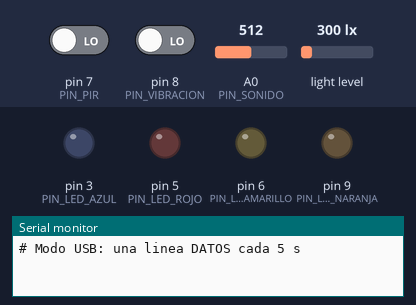
A sketch run on a simulated Arduino Uno, built with avr-gcc and run on an emulated ATmega328P. Parts: output pins drawn as LEDs (lit = HIGH), the last lines printed to the serial monitor. Wiring (inferred from the names in the program): BH1750 light sensor at I2C address 0x23. The test bench sets the inputs (shaded band); at power-on: pin 7 (PIN_PIR) LOW, pin 8 (PIN_VIBRACION) LOW, A0 (PIN_SONIDO) = 512, light level 300 lx. Pins used as bus, display or sensor lines are not drawn.

Above: at 2.2 s.
2.3 s: pin 7 (PIN_PIR) driven HIGH
At 3.4 s:
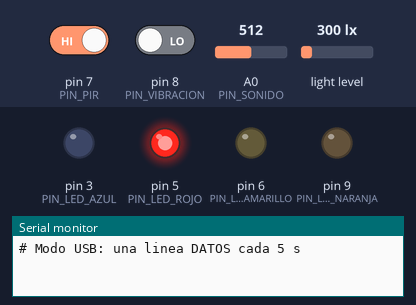
6.3 s: pin 8 (PIN_VIBRACION) driven HIGH
At 7.7 s:
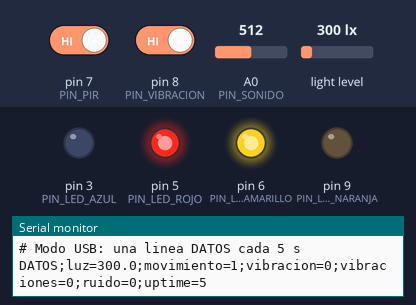
9.7 s: pin 8 (PIN_VIBRACION) driven LOW
At 10.1 s:
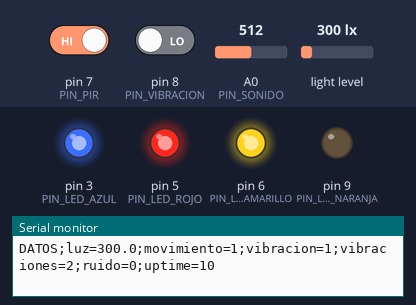
11.6 s: pin 7 (PIN_PIR) driven LOW
At 15.1 s:
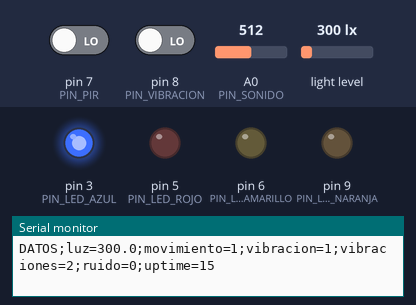
Timing chart, 0 to 16.6 s (numbered marks = the images above; inputs shaded):
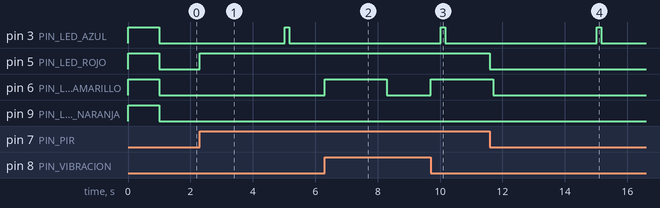

The sketch:

zabbix_agent_arduino.ino
```cpp
/*
 * Estacion de monitoreo para Zabbix con Arduino UNO
 * Sensores: PIR HC-SR501, vibracion SW-18015P, sonido (microfono) y luz BH1750
 *
 * Basado en el proyecto Arduino-Zabbix-Agent de Interlegis (licencia GPL v2):
 * https://github.com/interlegis/Arduino-Zabbix-Agent
 *
 * Dos modos de trabajo (elige uno en USAR_ETHERNET):
 *   0 = USB. El Arduino envia una linea de datos cada 5 s por el puerto serie.
 *       El agente Zabbix de la VM la publica con las mismas claves.
 *   1 = Ethernet Shield W5100. El Arduino responde como agente Zabbix
 *       pasivo en el puerto TCP 10050 (cabecera ZBXD y JSON de Zabbix 7.0).
 *
 * Claves que entrega en ambos modos:
 *   sensor.luz          luz en lux (BH1750)
 *   sensor.movimiento   1 si hubo movimiento en los ultimos 60 s
 *   sensor.vibracion    1 si hubo vibracion en los ultimos 60 s
 *   sensor.vibraciones  total de vibraciones desde el encendido
 *   sensor.ruido        pico de ruido de los ultimos 30 a 60 s (0 a 1023)
 *   sensor.uptime       segundos desde el encendido
 */

#define USAR_ETHERNET 0          // 0 = USB, 1 = Ethernet Shield

#include <Wire.h>
#if USAR_ETHERNET
#include <SPI.h>
#include <Ethernet.h>
#include <avr/wdt.h>
#endif

// ---------------- Pines ----------------
// D4 y D10 a D13 quedan libres para el Ethernet Shield.
#define PIN_LED_AZUL      3   // Consulta de Zabbix o envio de datos
#define PIN_LED_ROJO      5   // Movimiento
#define PIN_LED_AMARILLO  6   // Vibracion
#define PIN_PIR           7
#define PIN_VIBRACION     8
#define PIN_LED_NARANJA   9   // Ruido alto
#define PIN_SONIDO        A0
#define PIN_SD_CS         4
// BH1750: SDA en A4 y SCL en A5 (bus I2C del UNO)

// ---------------- Parametros ----------------
#define DIR_BH1750          0x23     // ADDR sin conectar o a GND
#define VENTANA_EVENTO_MS   60000UL  // Cuanto se mantiene en 1 movimiento y vibracion
#define BLOQUE_RUIDO_MS     30000UL  // El pico de ruido cubre de 30 a 60 s
#define UMBRAL_RUIDO_LED    200      // Pico que enciende el LED naranja
#define ANTIRREBOTE_MS      50
#define INTERVALO_LUZ_MS    1000UL
#define INTERVALO_SERIE_MS  5000UL

#if USAR_ETHERNET
// ---------------- Red: AJUSTAR A TU RED ----------------
byte mac[] = { 0x90, 0xA2, 0xDA, 0x00, 0xE3, 0x1B };  // Usa la etiqueta del shield
IPAddress ipArduino(192, 168, 1, 50);
IPAddress dnsRed(192, 168, 1, 254);
IPAddress gatewayRed(192, 168, 1, 254);
IPAddress mascara(255, 255, 255, 0);
IPAddress ipZabbix(192, 168, 1, 60);     // Solo esta IP puede consultar
#define RESTRINGIR_ORIGEN   1
#define PUERTO_AGENTE       10050
#define VERSION_AGENTE      "7.0.0"
#define TIMEOUT_LECTURA_MS  2000UL
#define TAM_ENTRADA         160
const uint8_t CABECERA[] = { 'Z', 'B', 'X', 'D', 0x01 };
EthernetServer servidor(PUERTO_AGENTE);
#endif

#define TAM_CLAVE  32
#define TAM_VALOR  24

// ---------------- Estado ----------------
float luzLux = 0;
bool luzValida = false;
unsigned long ultimaLuz = 0;

unsigned long ultimoMovimiento = 0;
bool huboMovimiento = false;

unsigned long vibraciones = 0;
unsigned long ultimaVibracion = 0;
bool huboVibracion = false;
int estadoVibracion = LOW;
unsigned long cambioVibracion = 0;

int ruidoBloqueActual = 0;
int ruidoBloqueAnterior = 0;
unsigned long inicioBloqueRuido = 0;
int ruidoInstante = 0;
unsigned long ultimoRuido = 0;

unsigned long ultimoEnvioSerie = 0;
unsigned long apagarAzul = 0;

// ---------------- BH1750 ----------------
bool iniciarBh1750() {
  Wire.beginTransmission(DIR_BH1750);
  Wire.write(0x01);                    // Encender
  if (Wire.endTransmission() != 0) return false;
  Wire.beginTransmission(DIR_BH1750);
  Wire.write(0x10);                    // Medicion continua, 1 lux de resolucion
  return Wire.endTransmission() == 0;
}

void actualizarLuz() {
  if (millis() - ultimaLuz < INTERVALO_LUZ_MS) return;
  ultimaLuz = millis();
  if (Wire.requestFrom(DIR_BH1750, 2) == 2) {
    unsigned int crudo = ((unsigned int)Wire.read() << 8) | Wire.read();
    luzLux = crudo / 1.2;
    luzValida = true;
  } else {
    luzValida = false;
    iniciarBh1750();                   // Reintenta si se solto un cable
  }
}

// ---------------- PIR ----------------
void actualizarMovimiento() {
  bool ahora = digitalRead(PIN_PIR) == HIGH;
  digitalWrite(PIN_LED_ROJO, ahora ? HIGH : LOW);
  if (ahora) {
    ultimoMovimiento = millis();
    huboMovimiento = true;
  }
}

// ---------------- Vibracion ----------------
// Cuenta cada cambio de la salida DO, sin importar si el modulo
// marca la vibracion con nivel alto o bajo.
void actualizarVibracion() {
  int lectura = digitalRead(PIN_VIBRACION);
  if (lectura != estadoVibracion && millis() - cambioVibracion > ANTIRREBOTE_MS) {
    estadoVibracion = lectura;
    cambioVibracion = millis();
    vibraciones++;
    ultimaVibracion = millis();
    huboVibracion = true;
  }
  bool reciente = huboVibracion && millis() - ultimaVibracion < 2000UL;
  digitalWrite(PIN_LED_AMARILLO, reciente ? HIGH : LOW);
}

// ---------------- Sonido ----------------
// Mide la amplitud pico a pico durante 20 ms, cinco veces por segundo.
void actualizarRuido() {
  if (millis() - ultimoRuido < 200) return;
  ultimoRuido = millis();

  int minimo = 1023, maximo = 0;
  unsigned long inicio = millis();
  while (millis() - inicio < 20) {
    int v = analogRead(PIN_SONIDO);
    if (v < minimo) minimo = v;
    if (v > maximo) maximo = v;
  }
  ruidoInstante = maximo - minimo;

  if (millis() - inicioBloqueRuido >= BLOQUE_RUIDO_MS) {
    ruidoBloqueAnterior = ruidoBloqueActual;
    ruidoBloqueActual = 0;
    inicioBloqueRuido = millis();
  }
  if (ruidoInstante > ruidoBloqueActual) ruidoBloqueActual = ruidoInstante;
  digitalWrite(PIN_LED_NARANJA, ruidoInstante >= UMBRAL_RUIDO_LED ? HIGH : LOW);
}

// ---------------- Valores publicados ----------------
int movimientoReciente() {
  return huboMovimiento && millis() - ultimoMovimiento < VENTANA_EVENTO_MS;
}

int vibracionReciente() {
  return huboVibracion && millis() - ultimaVibracion < VENTANA_EVENTO_MS;
}

int ruidoPico() {
  return max(ruidoBloqueActual, ruidoBloqueAnterior);
}

// Devuelve true y llena valor; devuelve false y llena error.
bool resolverClave(const char *clave, char *valor, const char *&error) {
  if (strcmp(clave, "sensor.luz") == 0) {
    if (!luzValida) { error = "BH1750 sin lectura valida."; return false; }
    dtostrf(luzLux, 1, 1, valor);
  } else if (strcmp(clave, "sensor.movimiento") == 0) {
    itoa(movimientoReciente(), valor, 10);
  } else if (strcmp(clave, "sensor.vibracion") == 0) {
    itoa(vibracionReciente(), valor, 10);
  } else if (strcmp(clave, "sensor.vibraciones") == 0) {
    ultoa(vibraciones, valor, 10);
  } else if (strcmp(clave, "sensor.ruido") == 0) {
    itoa(ruidoPico(), valor, 10);
  } else if (strcmp(clave, "sensor.uptime") == 0 || strcmp(clave, "system.uptime") == 0) {
    ultoa(millis() / 1000UL, valor, 10);
  } else if (strcmp(clave, "agent.ping") == 0) {
    strcpy(valor, "1");
  } else if (strcmp(clave, "agent.version") == 0) {
    strcpy(valor, "arduino-2.0.0");
  } else {
    error = "Unsupported item key.";
    return false;
  }
  return true;
}

void encenderAzul() {
  digitalWrite(PIN_LED_AZUL, HIGH);
  apagarAzul = millis() + 150;
}

#if !USAR_ETHERNET
// ---------------- Modo USB ----------------
// Formato: DATOS;luz=123.4;movimiento=0;vibracion=1;vibraciones=8;ruido=45;uptime=120
// Si el BH1750 falla, se omite la luz para que Zabbix no guarde un valor falso.
void enviarSerie() {
  if (millis() - ultimoEnvioSerie < INTERVALO_SERIE_MS) return;
  ultimoEnvioSerie = millis();
  encenderAzul();

  char valor[TAM_VALOR];
  Serial.print(F("DATOS"));
  if (luzValida) {
    Serial.print(F(";luz="));
    Serial.print(dtostrf(luzLux, 1, 1, valor));
  }
  Serial.print(F(";movimiento="));
  Serial.print(movimientoReciente());
  Serial.print(F(";vibracion="));
  Serial.print(vibracionReciente());
  Serial.print(F(";vibraciones="));
  Serial.print(vibraciones);
  Serial.print(F(";ruido="));
  Serial.print(ruidoPico());
  Serial.print(F(";uptime="));
  Serial.println(millis() / 1000UL);
}
#endif

#if USAR_ETHERNET
// ---------------- Modo Ethernet: protocolo Zabbix ----------------
int leerByte(EthernetClient &cliente, unsigned long limite) {
  while (!cliente.available()) {
    if (!cliente.connected() || (long)(millis() - limite) >= 0) return -1;
    wdt_reset();
  }
  return cliente.read();
}

// Lee la solicitud con cabecera ZBXD y deja el contenido en entrada.
int leerSolicitud(EthernetClient &cliente, char *entrada) {
  unsigned long limite = millis() + TIMEOUT_LECTURA_MS;
  uint8_t cabecera[13];
  for (byte i = 0; i < sizeof(cabecera); i++) {
    int b = leerByte(cliente, limite);
    if (b < 0) return -1;
    cabecera[i] = b;
    if (i < 4 && b != CABECERA[i]) return -1;
  }
  if (cabecera[4] != 0x01) return -1;
  if (cabecera[7] != 0 || cabecera[8] != 0) return -1;
  unsigned int longitud = cabecera[5] | ((unsigned int)cabecera[6] << 8);
  if (longitud == 0 || longitud >= TAM_ENTRADA) return -1;
  for (unsigned int i = 0; i < longitud; i++) {
    int b = leerByte(cliente, limite);
    if (b < 0) return -1;
    entrada[i] = (char)b;
  }
  entrada[longitud] = '\0';
  return longitud;
}

// Acepta el JSON de Zabbix 7.0 o la clave sola del protocolo anterior.
bool extraerClave(char *entrada, char *clave, bool &esJson) {
  esJson = (entrada[0] == '{');
  char *inicio = entrada;
  if (esJson) {
    inicio = strstr(entrada, "\"key\":\"");
    if (inicio == NULL) return false;
    inicio += 7;
  }
  byte i = 0;
  while (inicio[i] != '\0' && inicio[i] != '"' && inicio[i] != '\n' && inicio[i] != '\r') {
    if (i >= TAM_CLAVE - 1) return false;
    clave[i] = inicio[i];
    i++;
  }
  clave[i] = '\0';
  return i > 0;
}

void agregar(char *destino, unsigned int &pos, const char *texto) {
  while (*texto) destino[pos++] = *texto++;
}

void responder(EthernetClient &cliente, bool esJson, bool correcto, const char *contenido) {
  char salida[110];
  unsigned int n = 13;
  if (esJson) {
    agregar(salida, n, "{\"version\":\"" VERSION_AGENTE "\",\"variant\":1,\"data\":[{\"");
    agregar(salida, n, correcto ? "value" : "error");
    agregar(salida, n, "\":\"");
    agregar(salida, n, contenido);
    agregar(salida, n, "\"}]}");
  } else if (correcto) {
    agregar(salida, n, contenido);
  } else {
    agregar(salida, n, "ZBX_NOTSUPPORTED");
    salida[n++] = '\0';
    agregar(salida, n, contenido);
  }
  unsigned int longitud = n - 13;
  memcpy(salida, CABECERA, 5);
  salida[5] = longitud & 0xFF;
  salida[6] = (longitud >> 8) & 0xFF;
  memset(salida + 7, 0, 6);
  cliente.write((const uint8_t *)salida, n);
  cliente.flush();
}

void atenderCliente(EthernetClient &cliente) {
#if RESTRINGIR_ORIGEN
  if (cliente.remoteIP() != ipZabbix) {
    cliente.stop();
    return;
  }
#endif
  encenderAzul();
  char entrada[TAM_ENTRADA];
  char clave[TAM_CLAVE];
  char valor[TAM_VALOR];
  const char *error = "Invalid request.";
  bool esJson = false;
  if (leerSolicitud(cliente, entrada) > 0) {
    bool claveValida = extraerClave(entrada, clave, esJson);
    bool correcto = claveValida && resolverClave(clave, valor, error);
    responder(cliente, esJson, correcto, correcto ? valor : error);
  }
  delay(1);
  cliente.stop();
}
#endif

// ---------------- Programa principal ----------------
void setup() {
  pinMode(PIN_LED_AZUL, OUTPUT);
  pinMode(PIN_LED_ROJO, OUTPUT);
  pinMode(PIN_LED_AMARILLO, OUTPUT);
  pinMode(PIN_LED_NARANJA, OUTPUT);
  pinMode(PIN_PIR, INPUT);
  pinMode(PIN_VIBRACION, INPUT);
  pinMode(PIN_SD_CS, OUTPUT);
  digitalWrite(PIN_SD_CS, HIGH);       // Desactiva la microSD del shield

  Serial.begin(9600);
  Wire.begin();
  if (!iniciarBh1750()) Serial.println(F("# Aviso: no se detecta el BH1750"));
  estadoVibracion = digitalRead(PIN_VIBRACION);

  // Prueba de LED al encender: se prenden los cuatro durante 1 s
  digitalWrite(PIN_LED_AZUL, HIGH);
  digitalWrite(PIN_LED_ROJO, HIGH);
  digitalWrite(PIN_LED_AMARILLO, HIGH);
  digitalWrite(PIN_LED_NARANJA, HIGH);
  delay(1000);
  digitalWrite(PIN_LED_AZUL, LOW);
  digitalWrite(PIN_LED_ROJO, LOW);
  digitalWrite(PIN_LED_AMARILLO, LOW);
  digitalWrite(PIN_LED_NARANJA, LOW);

#if USAR_ETHERNET
  MCUSR = 0;
  wdt_disable();
  Ethernet.begin(mac, ipArduino, dnsRed, gatewayRed, mascara);
  if (Ethernet.hardwareStatus() == EthernetNoHardware) {
    Serial.println(F("# ERROR: no se detecta el Ethernet Shield"));
  }
  servidor.begin();
  Serial.print(F("# Agente Zabbix en "));
  Serial.print(Ethernet.localIP());
  Serial.println(F(":10050"));
  wdt_enable(WDTO_8S);                 // Reinicia si el programa se cuelga
#else
  Serial.println(F("# Modo USB: una linea DATOS cada 5 s"));
#endif

  // El PIR necesita hasta 60 s para estabilizarse tras encender
}

void loop() {
  actualizarLuz();
  actualizarMovimiento();
  actualizarVibracion();
  actualizarRuido();

  if (apagarAzul && (long)(millis() - apagarAzul) >= 0) {
    digitalWrite(PIN_LED_AZUL, LOW);
    apagarAzul = 0;
  }

#if USAR_ETHERNET
  wdt_reset();
  Ethernet.maintain();
  EthernetClient cliente = servidor.available();
  if (cliente) atenderCliente(cliente);
#else
  enviarSerie();
#endif
}
```

Measured:
- after the input at 2.3 s, pin 5 (PIN_LED_ROJO): LOW → HIGH at once
- after the input at 6.3 s, pin 6 (PIN_LED_AMARILLO): LOW → HIGH at once, → LOW 2.0 s later
- after the input at 9.7 s, pin 6 (PIN_LED_AMARILLO): LOW → HIGH at once
- after the input at 11.6 s, pin 5 (PIN_LED_ROJO): HIGH → LOW at once
